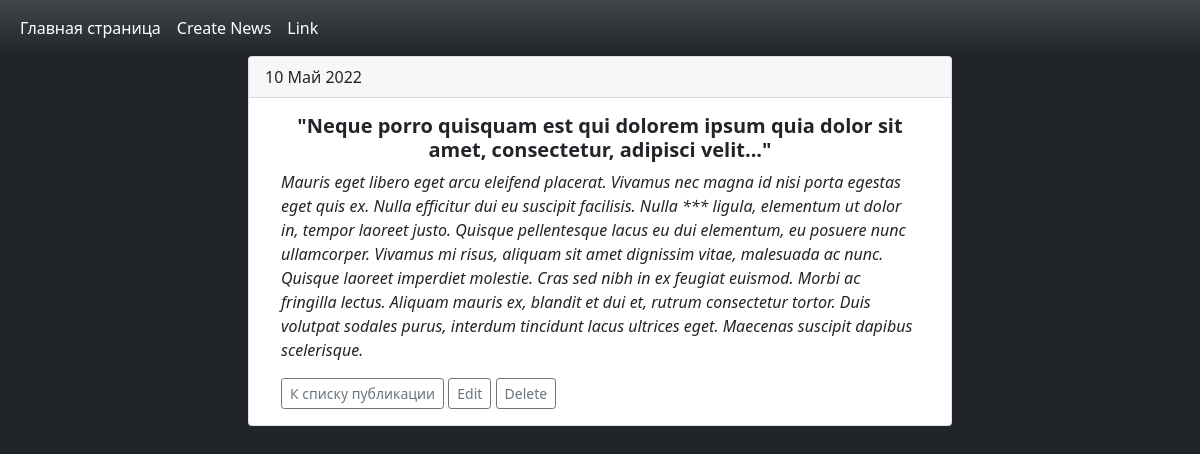
Screenshot of /news/14 with the database file from the repository.
### news/models.py (models this page shows, shortened)
class Post(models.Model):
    author = models.ForeignKey(Author, on_delete=models.CASCADE)
    NEWS ='NW'
    ARTICLE ='AR'
    CATEGORY_CHOICES = ((NEWS, 'Новость'), (ARTICLE, 'Статья'))
    categoryType = models.CharField(max_length=2, choices=CATEGORY_CHOICES, default=ARTICLE)
    dateCreation = models.DateTimeField(auto_now_add=True)
    postCategory = models.ManyToManyField(Category, through='PostCategory')
    title = models.CharField(max_length=128)
    text = models.TextField()
    rating = models.SmallIntegerField(default=0)
    class Meta:
        ordering = ['-dateCreation']

### news/views.py (the view)
# urls.py: path('news/<int:pk>', PostDetail.as_view(), name='post'),
class PostDetail(DetailView):
    model = Post
    template_name = 'news/post.html'
    context_object_name = 'post'

### news/templatetags/custom_filter.py (called while the page is built)
@register.filter
@stringfilter
def censor(value):
    bad = ['news', 'breaking', 'lorem']
    final = []
    for w in value.split():
        if w.lower() in bad:
            fin = w.replace(w, '***')
            final.append(fin)
        else:
            final.append(w)
    return f'{" ".join(final)}'

### news/templates/news/post.html (shortened to what this page needs)
{% extends 'news/index.html' %}
{% load custom_filter %}
{% block content %}
<div class="container px-5">
<div class="card">
  <div class="card-header">
    {{ post.dateCreation|date:"j F Y" }}
  </div>
  <div class="card-body mx-3">
    <h5 class="card-title text-center"><b>{{ post.title|censor }}</b></h5>
    <p class="card-text"><i>{{ post.text|censor }}</i></p>
    <a href="{% url 'home' %}" class="btn btn-outline-secondary btn-sm">К списку публикации</a>
    <a href="{% url 'edit' post.pk %}" class="btn btn-outline-secondary btn-sm">Edit</a>
    <a href="{% url 'deletenews' post.pk %}" class="btn btn-outline-secondary btn-sm">Delete</a>
  </div>
</div>
  </div>{% endblock content %}

### rows the page displays
Post: dateCreation "10 Май 2022", title|censor "\"Neque porro quisquam est qui dolorem ipsum quia dolor sit amet, consectetur, adipisci velit...\"", text|censor "Mauris eget libero eget arcu eleifend placerat. Vivamus nec magna id nisi porta egestas eget quis ex. Nulla efficitur dui eu suscipit facilisis. Nulla *** ligula, elementum ut dolor in, tempor laoreet justo. Quisque pellentesque lacus eu dui elementum, eu posuere nunc ullamcorper. Vivamus mi risus, aliquam sit amet dignissim vitae, malesuada ac nunc. Quisque laoreet imperdiet molestie. Cras sed nibh in ex feugiat euismod. Morbi ac fringilla lectus. Aliquam mauris ex, blandit et dui et, rutrum consectetur tortor. Duis volutpat sodales purus, interdum tincidunt lacus ultrices eget. Maecenas suscipit dapibus scelerisque."
